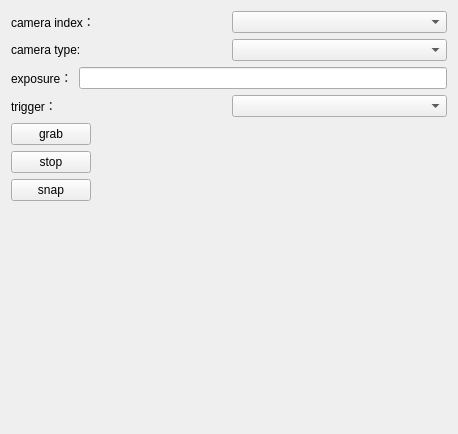
<?xml version="1.0" encoding="UTF-8"?>
<ui version="4.0">
 <class>CameraWidget</class>
 <widget class="QWidget" name="CameraWidget">
  <property name="geometry">
   <rect>
    <x>0</x>
    <y>0</y>
    <width>458</width>
    <height>434</height>
   </rect>
  </property>
  <property name="windowTitle">
   <string>Form</string>
  </property>
  <layout class="QVBoxLayout" name="verticalLayout">
   <item>
    <layout class="QHBoxLayout" name="horizontalLayout">
     <item>
      <widget class="QLabel" name="label_2">
       <property name="text">
        <string>camera index：</string>
       </property>
      </widget>
     </item>
     <item>
      <widget class="QComboBox" name="comboCameraIndex"/>
     </item>
    </layout>
   </item>
   <item>
    <layout class="QHBoxLayout" name="horizontalLayout_7">
     <item>
      <widget class="QLabel" name="label">
       <property name="text">
        <string>camera type:</string>
       </property>
      </widget>
     </item>
     <item>
      <widget class="QComboBox" name="comboCameraType"/>
     </item>
    </layout>
   </item>
   <item>
    <layout class="QHBoxLayout" name="horizontalLayout_2">
     <item>
      <widget class="QLabel" name="label_3">
       <property name="text">
        <string>exposure：</string>
       </property>
      </widget>
     </item>
     <item>
      <widget class="QLineEdit" name="lineEditExposure"/>
     </item>
    </layout>
   </item>
   <item>
    <layout class="QHBoxLayout" name="horizontalLayout_3">
     <item>
      <widget class="QLabel" name="label_4">
       <property name="text">
        <string>trigger：</string>
       </property>
      </widget>
     </item>
     <item>
      <widget class="QComboBox" name="comboTrigger"/>
     </item>
    </layout>
   </item>
   <item>
    <layout class="QHBoxLayout" name="horizontalLayout_4">
     <item>
      <widget class="QPushButton" name="btnGrab">
       <property name="text">
        <string>grab</string>
       </property>
      </widget>
     </item>
     <item>
      <spacer name="horizontalSpacer">
       <property name="orientation">
        <enum>Qt::Horizontal</enum>
       </property>
       <property name="sizeHint" stdset="0">
        <size>
         <width>78</width>
         <height>20</height>
        </size>
       </property>
      </spacer>
     </item>
    </layout>
   </item>
   <item>
    <layout class="QHBoxLayout" name="horizontalLayout_5">
     <item>
      <widget class="QPushButton" name="btnStop">
       <property name="text">
        <string>stop</string>
       </property>
      </widget>
     </item>
     <item>
      <spacer name="horizontalSpacer_2">
       <property name="orientation">
        <enum>Qt::Horizontal</enum>
       </property>
       <property name="sizeHint" stdset="0">
        <size>
         <width>88</width>
         <height>20</height>
        </size>
       </property>
      </spacer>
     </item>
    </layout>
   </item>
   <item>
    <layout class="QHBoxLayout" name="horizontalLayout_6">
     <item>
      <widget class="QPushButton" name="btnSnap">
       <property name="text">
        <string>snap</string>
       </property>
      </widget>
     </item>
     <item>
      <spacer name="horizontalSpacer_3">
       <property name="orientation">
        <enum>Qt::Horizontal</enum>
       </property>
       <property name="sizeHint" stdset="0">
        <size>
         <width>88</width>
         <height>20</height>
        </size>
       </property>
      </spacer>
     </item>
    </layout>
   </item>
   <item>
    <spacer name="verticalSpacer">
     <property name="orientation">
      <enum>Qt::Vertical</enum>
     </property>
     <property name="sizeHint" stdset="0">
      <size>
       <width>20</width>
       <height>212</height>
      </size>
     </property>
    </spacer>
   </item>
  </layout>
 </widget>
 <resources/>
 <connections/>
</ui>
